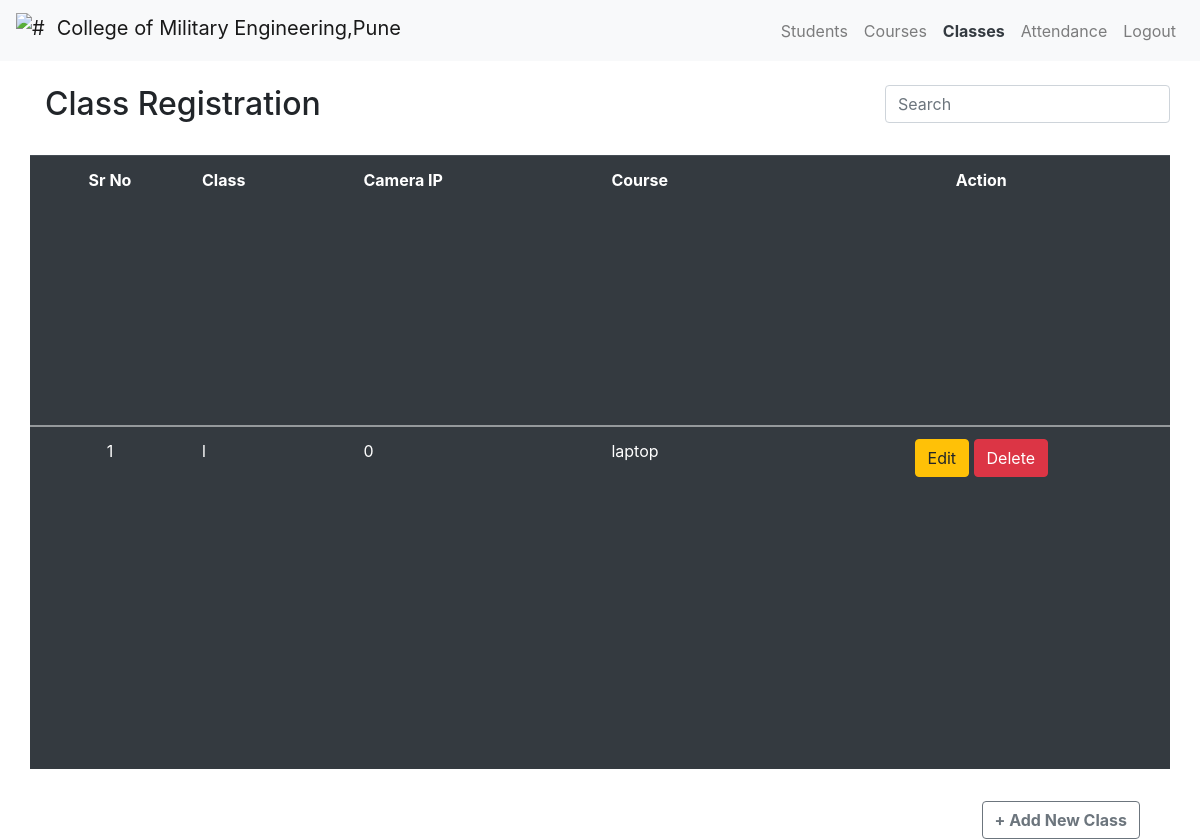
/classes/ (signed in), run on the app's committed database.
### app.py (models this page shows)
class Classes(db.Model):
    class_id=db.Column(db.Integer,primary_key=True)
    classname=db.Column(db.String(200),unique=True,nullable=False)
    camera_name=db.Column(db.String(200),nullable=False)
    course_sel=db.Column(db.Integer,db.ForeignKey('course.course_id'))
    attendance_id=db.relationship('Attendance_sys',backref='cla_attend')

class Course(db.Model):
    course_id=db.Column(db.Integer,primary_key=True)
    course_name=db.Column(db.String(200),unique=True,nullable=False)
    courses=db.relationship('Students',backref='courses',cascade = "all,delete, delete-orphan")
    course_class=db.relationship('Classes',backref='course_class',cascade = "all,delete, delete-orphan")

### app.py (the view)
@app.route('/classes/', methods =["GET", "POST"])
@login_required
def class_reg():
    classes=db.session.query(Classes,Course).join(Course).all()
    courses=Course.query.all()
    return render_template('classes.html',classes=classes,courses=courses)

### app.py (called while the page is built)
@login.user_loader
def load_user(id):
    return Users.query.get(id)

### templates/classes.html (shortened to what this page needs)
{%extends 'base.html'%}
{%block body%}
<nav class="navbar navbar-expand-md bg-light navbar-light">
    <a class="navbar-brand" href="#">
      <img src="{{ url_for('static',filename='cme.jpg') }}" width="35" height="35" class="d-inline-block align-top" alt="#">
      College of Military Engineering,Pune
    </a>
    <ul class="navbar-nav ml-auto">
       <li class="nav-item">
           <a class="nav-link" href="{{url_for('index')}}">
             Students
           </a>
       </li>
       <li class="nav-item">
        <a class="nav-link" href="{{url_for('course_reg')}}">
          Courses
        </a>
        </li>
       <li class="nav-item">
          <a class="nav-link font-weight-bold text-dark" href="{{url_for('class_reg')}}">
            Classes
          </a>
      </li>
       <li class="nav-item">
           <a class="nav-link" href="{{url_for('attendance_records')}}">
             Attendance
           </a>
       </li>
     <li class="nav-item">
      <a class="nav-link" href="{{url_for('logout')}}">
        Logout
      </a>
  </li>
   </ul>
  </nav>
  <div class="container mt-4">
    <div class="row">
        <div class="col-md-4"><h2>Class Registration</h2></div>
        <input type="text" id="filter" class="form-control col-md-3 ml-auto" placeholder="Search">
    </div>
    <div class="row mt-4" style="overflow: auto;height: 630px;">
        <table class="table table-hover table-dark" id="table1" style="border-collapse: collapse;">
            <tr>
                <th class="text-center" style="position: sticky;top: 0;">Sr No</th>
                <th style="position: sticky;top: 0;">Class</th>
                <th style="position: sticky;top: 0;">Camera IP</th>
                <th style="position: sticky;top: 0;">Course</th>
                <th class="text-center" style="position: sticky;top: 0;">Action</th>
            </tr>
            {% for row,row2 in classes %}
           <tbody class="searchable">
            <tr>
                <td class="text-center">{{loop.index}}</td>
                <td>{{row.classname}}</td>
                <td>{{row.camera_name}}</td>
                <td>{{row2.course_name}}</td>
                <td class="text-center">
                    <a href="/update_classes/{{row.class_id}}" class="btn btn-warning btn-xs" data-toggle="modal" data-target="#modaledit{{row.class_id}}">Edit</a>
                    <a href="/delete_classes/{{row.class_id}}" class="btn btn-danger btn-xs" onclick="return confirm('Are You Sure To Delete ?')">Delete</a>
                </td>
            </tr>
           </tbody>
            {% endfor %}
        </table>
    </div>
     <div class="col-md-12 mt-3">
        <button class="btn btn-outline-secondary btn-md float-right font-weight-bold" data-toggle="modal" data-target="#mymodal">+ Add New Class</button>
     </div>
</div>
{%endblock%}

### data on the page
Classes: classname "l", camera_name "0", course_name "laptop"
